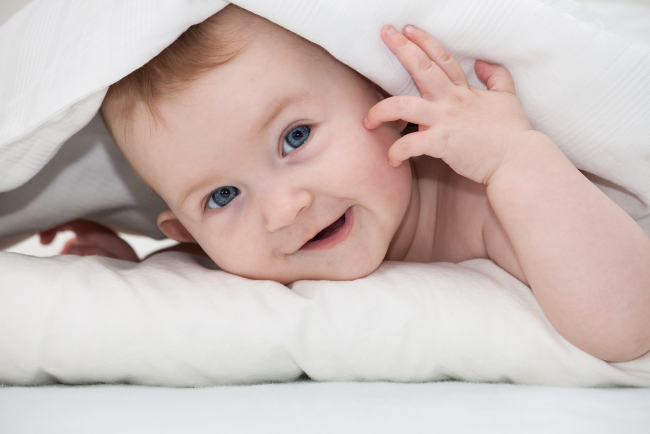
#> input picture Cute-baby.jpg, 1300 x 867 px (shown at 1/2 size)
$ python -i Exception_handelling.py   (imports and definitions only)
#> lines starting #> are read from the running program, lines starting #| are printed output that depends on the picture
import cv2
def video_details(inputFile,outputFile):
#> called with inputFile = 'Cute-baby.jpg', outputFile = 'out.png'
    try :
      cap = cv2.VideoCapture(inputFile)
      ret, frame = cap.read()
#> frame is the input picture: shape (867, 1300, 3); mean B, G, R 185.4, 189.5, 204.5
      totalFrames = int(cap.get(cv2.CAP_PROP_FRAME_COUNT))
      frames_per_second = cap.get(cv2.CAP_PROP_FPS)
      duration_of_video = float(totalFrames) / float(frames_per_second)
      durationOfEachFrame = duration_of_video/totalFrames
      originalResolution = frame.shape
#> originalResolution = (867, 1300, 3)
      width = int(frame.shape[1] * 0.5)
#> width = 650
      height = int(frame.shape[0] * 0.5)
#> height = 433
      dim = (width,height)
#> dim = (650, 433)

      resized =  cv2.resize(frame, dim, interpolation = cv2.INTER_AREA)
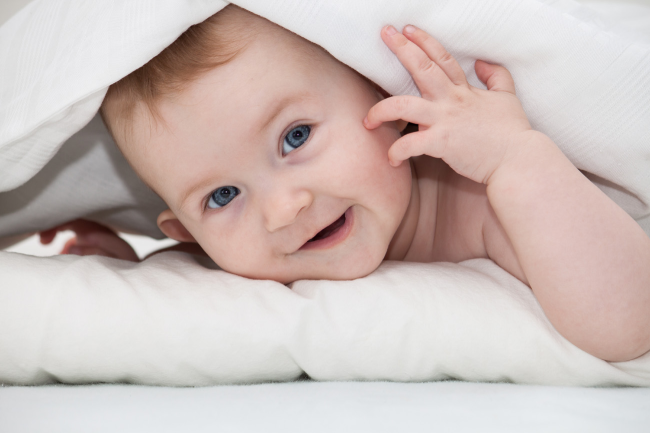
#> resized: shape (433, 650, 3); mean B, G, R 185.4, 189.5, 204.5
      resizedResolution = resized.shape
#> resizedResolution = (433, 650, 3)

      fourcc = cv2.VideoWriter_fourcc(*'MP4V')
      out = cv2.VideoWriter(outputFile,fourcc, cap.get(cv2.CAP_PROP_FPS),dim)
      counter = 0

      while (cap.isOpened()):
          ret, frame = cap.read()

          if ret:
            frame = cv2.resize(frame,dim, fx = 0, fy = 0,
                                interpolation = cv2.INTER_CUBIC)
#> frame: shape (433, 650, 3)
            out.write(frame)
          else:
            break


          # define q as the exit button
          if cv2.waitKey(1) & 0xFF == ord('q'):
#> (key q is pressed here)
            break
      cap.release()
      out.release()
      # Closes all the windows currently opened.
      cv2.destroyAllWindows()


      details = [totalFrames,durationOfEachFrame,originalResolution,resizedResolution]
      error = [False]
      return details,error

    except Exception as e:
        error = [True,e]
        return None ,error


def image_details(inputFile,outputFile):
    try:
        img = cv2.imread(inputFile)
        resized_image = cv2.resize(img, (0, 0), fx = 0.5, fy = 0.5)
        cv2.imwrite(outputFile, resized_image)
        cv2.waitKey(0)
        cv2.destroyAllWindows()
        error = [False]
        return outputFile, error

    except Exception as e:
        error = [True,e]
        return None, error


def resize(inputFile,outputFile,image):
    if image:
        resized_output_image,error = image_details(inputFile,outputFile)
        #print("Inside Image func")
        if not error[0]:
            print("\nImage details:")
            print("Success!!! Image output saved as",outputFile)
        else:
            print("\nImage details:")
            print("Error while saving image : ",error[1])
    else:
        videoDetails,error= video_details(inputFile,outputFile)
        #print(videoDetails,error)

        if not error[0]:
            print("Success!!! Video output saved as",outputFile)
            print("\nDetails:")
            print("Total frames:",videoDetails[0])
            print("Duration of each frame {:.3f} ms".format(videoDetails[1]))
            print("original Resolution:",videoDetails[2])
            print("resized Resolution:",videoDetails[3])
        else:
            print("Error while saving video :",error[1])


>>> result = video_details('Cute-baby.jpg', 'out.png')
